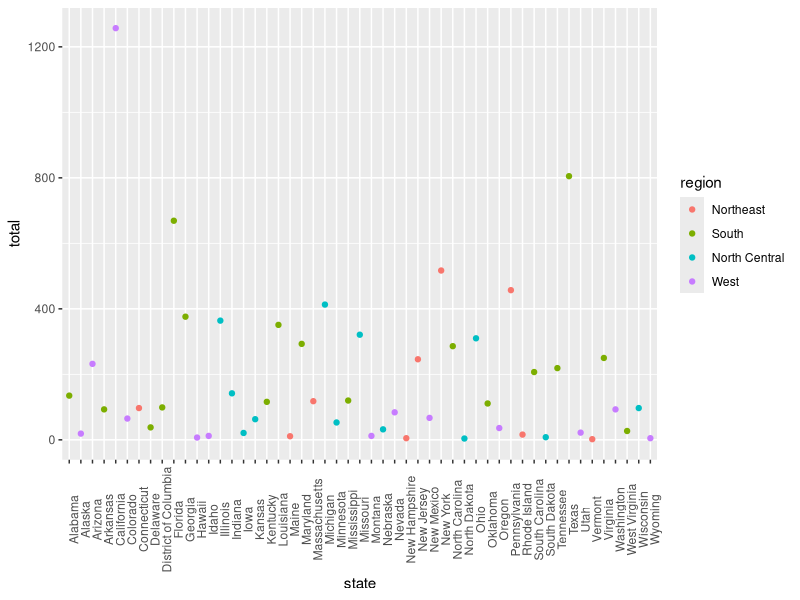

Recreate this plot in R.
library(dslabs)
library(tidyverse)
data("murders")
murders %>% ggplot(aes(state, total, color = region)) + 
  geom_point() + theme(axis.text.x = element_text(angle = 90))
# add the theme for tilting states
# added from github.
